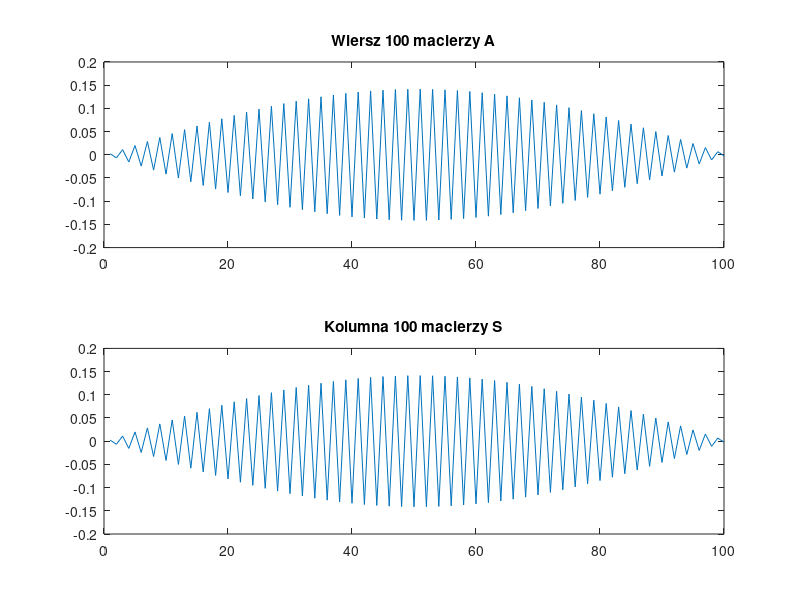
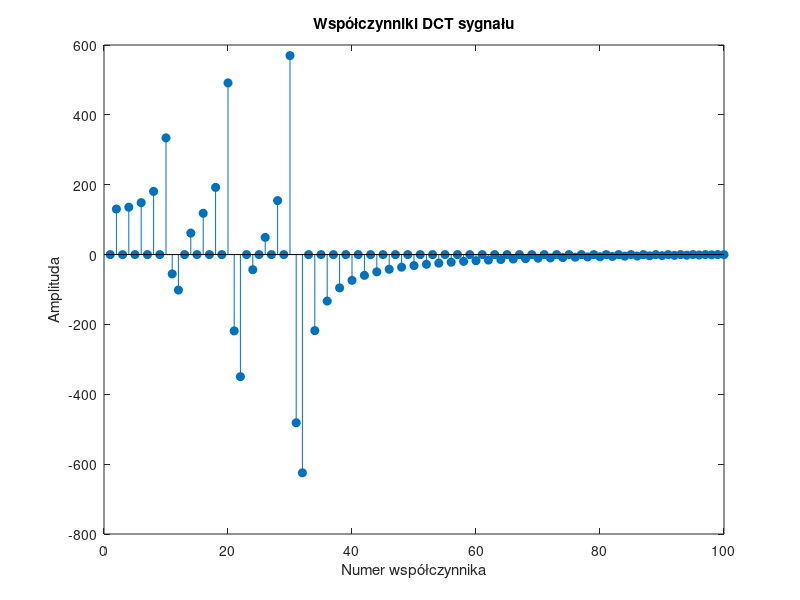

These figures' MATLAB source, in order:
clear all; close all;

N = 100; 
fs = 1000;
dt = 1/fs;
t = (0:N-1)*dt; % wzor, dt to odstep czasowy

f1 = 50; A1 = 50;
f2 = 100; A2 = 100;
f3 = 150; A3 = 150;

x = A1*sin(2*pi*f1*t) + A2*sin(2*pi*f2*t) + A3*sin(2*pi*f3*t);

A = zeros(N, N);
for k = 0:N-1
    for n = 0:N-1
        if k == 0
            sk = 1 / sqrt(N); %cos0
        else
            sk = sqrt(2 / N);
        end
        A(k+1, n+1) = sk * cos(pi * k / N * (n + 0.5));
    end
end
S = A';

figure;
for k=1:N
    subplot(2,1,1);
    plot(A(k,:), 'DisplayName', sprintf('Wiersz A %d', k));
    title(sprintf('Wiersz %d macierzy A', k));
    subplot(2,1,2);
    plot(S(:,k), 'DisplayName', sprintf('Kolumna S %d', k));
    title(sprintf('Kolumna %d macierzy S', k));
    pause(0.1);
end
%analiza
y = A*x';
xr = S*y;
%wsp
figure;
stem(1:N, y, 'filled');
title('Współczynniki DCT sygnału');
xlabel('Numer współczynnika');
ylabel('Amplituda');

if max(abs(xr'-x)) < 1e-10
    disp('Sygnał został perfekcyjnie zrekonstruowany.');
else
    disp('Rekonstrukcja nie jest perfekcyjna.');
end
